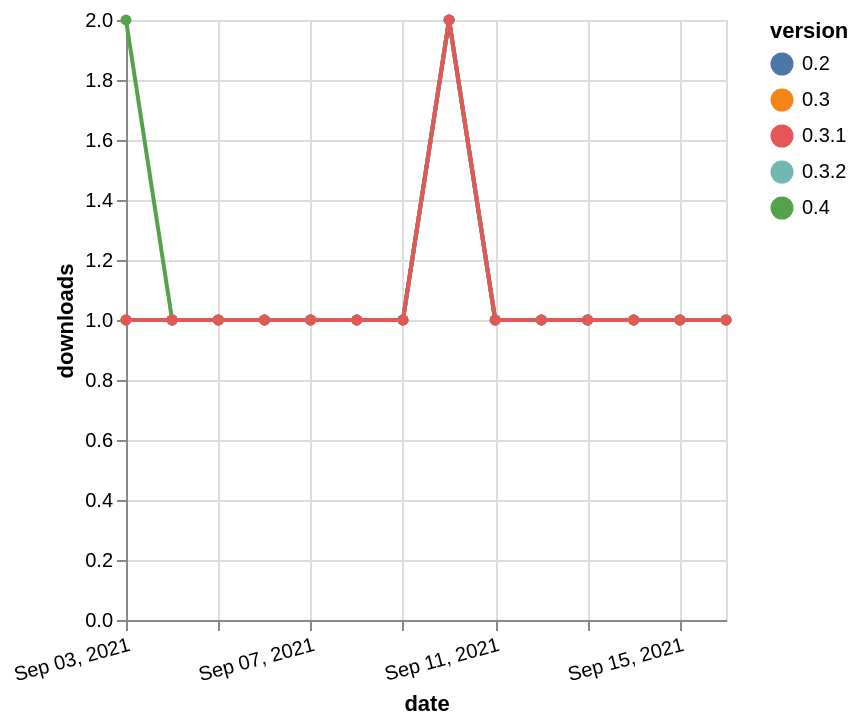

Describe this chart as a Vega-Lite specification.
### Vega-Lite specification from a JSON file in a GitHub repository (floating-point values rounded to 4 significant figures)
{"$schema": "https://vega.github.io/schema/vega-lite/v5.json", "description": "A simple bar chart with embedded data.", "data": {"values": [{"date": "2021-09-03", "total": 127, "delta": 1, "version": "0.3"}, {"date": "2021-09-04", "total": 128, "delta": 1, "version": "0.3"}, {"date": "2021-09-05", "total": 129, "delta": 1, "version": "0.3"}, {"date": "2021-09-06", "total": 130, "delta": 1, "version": "0.3"}, {"date": "2021-09-07", "total": 131, "delta": 1, "version": "0.3"}, {"date": "2021-09-08", "total": 132, "delta": 1, "version": "0.3"}, {"date": "2021-09-09", "total": 133, "delta": 1, "version": "0.3"}, {"date": "2021-09-10", "total": 135, "delta": 2, "version": "0.3"}, {"date": "2021-09-11", "total": 136, "delta": 1, "version": "0.3"}, {"date": "2021-09-12", "total": 137, "delta": 1, "version": "0.3"}, {"date": "2021-09-13", "total": 138, "delta": 1, "version": "0.3"}, {"date": "2021-09-14", "total": 139, "delta": 1, "version": "0.3"}, {"date": "2021-09-15", "total": 140, "delta": 1, "version": "0.3"}, {"date": "2021-09-16", "total": 141, "delta": 1, "version": "0.3"}, {"date": "2021-09-03", "total": 136, "delta": 1, "version": "0.2"}, {"date": "2021-09-04", "total": 137, "delta": 1, "version": "0.2"}, {"date": "2021-09-05", "total": 138, "delta": 1, "version": "0.2"}, {"date": "2021-09-06", "total": 139, "delta": 1, "version": "0.2"}, {"date": "2021-09-07", "total": 140, "delta": 1, "version": "0.2"}, {"date": "2021-09-08", "total": 141, "delta": 1, "version": "0.2"}, {"date": "2021-09-09", "total": 142, "delta": 1, "version": "0.2"}, {"date": "2021-09-10", "total": 144, "delta": 2, "version": "0.2"}, {"date": "2021-09-11", "total": 145, "delta": 1, "version": "0.2"}, {"date": "2021-09-12", "total": 146, "delta": 1, "version": "0.2"}, {"date": "2021-09-13", "total": 147, "delta": 1, "version": "0.2"}, {"date": "2021-09-14", "total": 148, "delta": 1, "version": "0.2"}, {"date": "2021-09-15", "total": 149, "delta": 1, "version": "0.2"}, {"date": "2021-09-16", "total": 150, "delta": 1, "version": "0.2"}, {"date": "2021-09-03", "total": 125, "delta": 1, "version": "0.3.2"}, {"date": "2021-09-04", "total": 126, "delta": 1, "version": "0.3.2"}, {"date": "2021-09-05", "total": 127, "delta": 1, "version": "0.3.2"}, {"date": "2021-09-06", "total": 128, "delta": 1, "version": "0.3.2"}, {"date": "2021-09-07", "total": 129, "delta": 1, "version": "0.3.2"}, {"date": "2021-09-08", "total": 130, "delta": 1, "version": "0.3.2"}, {"date": "2021-09-09", "total": 131, "delta": 1, "version": "0.3.2"}, {"date": "2021-09-10", "total": 133, "delta": 2, "version": "0.3.2"}, {"date": "2021-09-11", "total": 134, "delta": 1, "version": "0.3.2"}, {"date": "2021-09-12", "total": 135, "delta": 1, "version": "0.3.2"}, {"date": "2021-09-13", "total": 136, "delta": 1, "version": "0.3.2"}, {"date": "2021-09-14", "total": 137, "delta": 1, "version": "0.3.2"}, {"date": "2021-09-15", "total": 138, "delta": 1, "version": "0.3.2"}, {"date": "2021-09-16", "total": 139, "delta": 1, "version": "0.3.2"}, {"date": "2021-09-03", "total": 107, "delta": 2, "version": "0.4"}, {"date": "2021-09-04", "total": 108, "delta": 1, "version": "0.4"}, {"date": "2021-09-05", "total": 109, "delta": 1, "version": "0.4"}, {"date": "2021-09-06", "total": 110, "delta": 1, "version": "0.4"}, {"date": "2021-09-07", "total": 111, "delta": 1, "version": "0.4"}, {"date": "2021-09-08", "total": 112, "delta": 1, "version": "0.4"}, {"date": "2021-09-09", "total": 113, "delta": 1, "version": "0.4"}, {"date": "2021-09-10", "total": 115, "delta": 2, "version": "0.4"}, {"date": "2021-09-11", "total": 116, "delta": 1, "version": "0.4"}, {"date": "2021-09-12", "total": 117, "delta": 1, "version": "0.4"}, {"date": "2021-09-13", "total": 118, "delta": 1, "version": "0.4"}, {"date": "2021-09-14", "total": 119, "delta": 1, "version": "0.4"}, {"date": "2021-09-15", "total": 120, "delta": 1, "version": "0.4"}, {"date": "2021-09-16", "total": 121, "delta": 1, "version": "0.4"}, {"date": "2021-09-03", "total": 127, "delta": 1, "version": "0.3.1"}, {"date": "2021-09-04", "total": 128, "delta": 1, "version": "0.3.1"}, {"date": "2021-09-05", "total": 129, "delta": 1, "version": "0.3.1"}, {"date": "2021-09-06", "total": 130, "delta": 1, "version": "0.3.1"}, {"date": "2021-09-07", "total": 131, "delta": 1, "version": "0.3.1"}, {"date": "2021-09-08", "total": 132, "delta": 1, "version": "0.3.1"}, {"date": "2021-09-09", "total": 133, "delta": 1, "version": "0.3.1"}, {"date": "2021-09-10", "total": 135, "delta": 2, "version": "0.3.1"}, {"date": "2021-09-11", "total": 136, "delta": 1, "version": "0.3.1"}, {"date": "2021-09-12", "total": 137, "delta": 1, "version": "0.3.1"}, {"date": "2021-09-13", "total": 138, "delta": 1, "version": "0.3.1"}, {"date": "2021-09-14", "total": 139, "delta": 1, "version": "0.3.1"}, {"date": "2021-09-15", "total": 140, "delta": 1, "version": "0.3.1"}, {"date": "2021-09-16", "total": 141, "delta": 1, "version": "0.3.1"}]}, "width": "container", "mark": {"type": "line", "point": {"filled": true}}, "encoding": {"x": {"field": "date", "type": "temporal", "timeUnit": "yearmonthdate", "title": "date", "axis": {"labelAngle": -15}}, "y": {"field": "delta", "type": "quantitative", "title": "downloads"}, "color": {"field": "version", "type": "nominal"}, "tooltip": {"field": "delta"}}}
